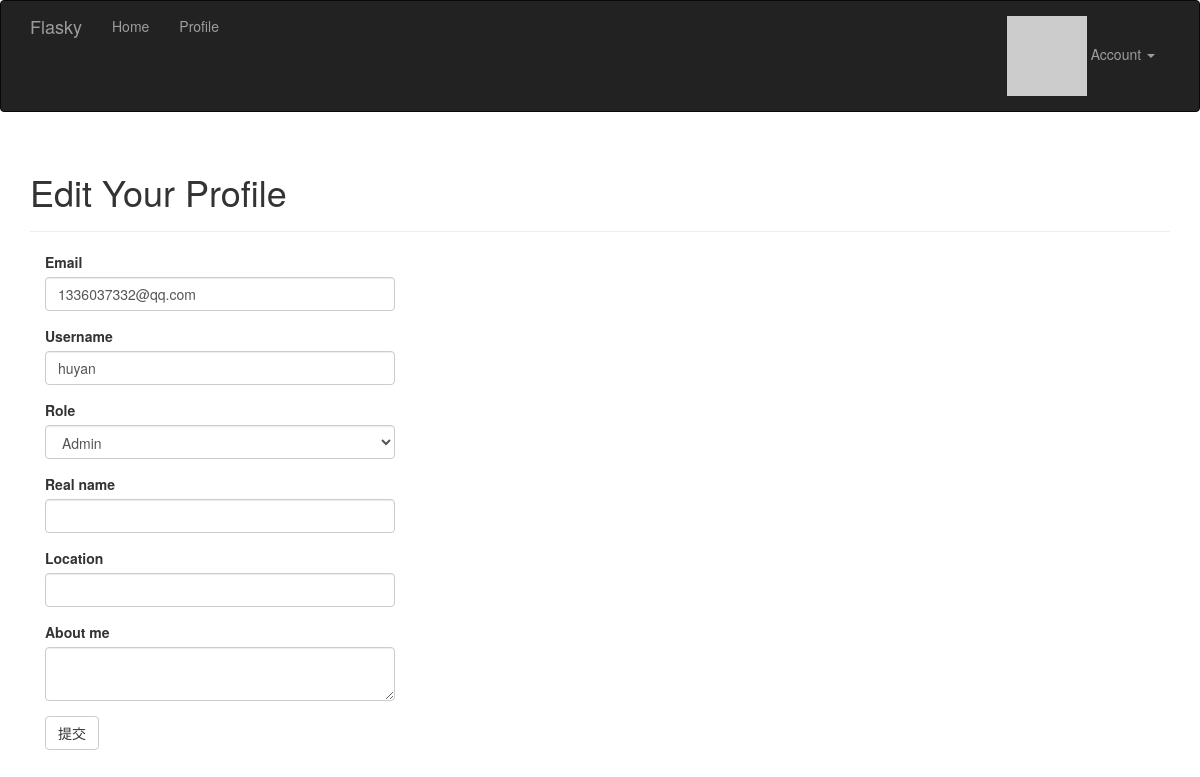
/edit-profile/3 (signed in), run on the app's committed database.
### app/model.py (models this page shows, shortened)
class User(UserMixin,db.Model):
    __tablename__ = 'users'
    id = db.Column(db.Integer,primary_key=True)
    email = db.Column(db.String(64), unique=True, index=True)
    username = db.Column(db.String(64),unique=True)
    role_id = db.Column(db.Integer,db.ForeignKey('roles.id'))
    password_hash = db.Column(db.String(128))
    name = db.Column(db.String(64))  #用户真实姓名
    location = db.Column(db.String(64))  #用户所在地
    about_me = db.Column(db.Text())  #自我介绍
    member_since = db.Column(db.DateTime(),default=datetime.utcnow)  #注册日期
    last_seen = db.Column(db.DateTime(),default=datetime.utcnow)  #最后访问时间
    avatar_hash = db.Column(db.String(32))
    posts = db.relationship('Post',backref='author',lazy='dynamic')
    def can(self,permissions):
        return self.role is not None and (self.role.permissions & permissions) == permissions
    def is_administrator(self):
        return self.can(Permissions.ADMINISTER)
    class AnonymousUser(AnonymousUserMixin):
        def can(self,permissions):
            return False
        def is_administrator(self):
            return False
    login_manager.anonymous_user = AnonymousUser
    def gravatar(self,size=100,default='identicon',rating='g'):
        if request.is_secure:
            url = 'https://secure.gravatar.com/avatar'
        else:
            url = 'http://www.gravatar.com/avatar'
        hash = self.avatar_hash or hashlib.md5(self.email.encode('utf-8')).hexdigest()
        return '{url}/{hash}?s={size}&d={default}&r={rating}'.format(url=url,hash=hash,size=size,default=default,rating=rating)
    def ping(self):
        self.last_seen = datetime.utcnow()
        db.session.add(self)
    @property
    def password(self):
        raise AttributeError('password is not a readable attribute')

### app/main/views.py (the view, shortened to what this page needs)
@main.route('/edit-profile/<int:id>',methods=['GET','POST'])
@login_required
@admin_required
def edit_profile_admin(id):
    user = User.query.get_or_404(id)
    form = EditProfileAdminForm(user)
    form.email.data = user.email
    form.username.data = user.username
    form.role.data = user.role
    form.name.data = user.name
    form.location.data = user.location
    form.about_me.data = user.about_me
    return render_template('main/edit_profile.html',form = form)

### app/main/forms.py (shortened to what this page needs)
class EditProfileAdminForm(FlaskForm):
    email = StringField('Email',validators=[DataRequired(),Length(1,64),Email()])
    username = StringField('Username', validators=[DataRequired(), Length(1, 64),
                                                   Regexp('^[A-Za-z][A-Za-z0-9_.]*$', 0,
                                                          'Username必须是字母数字下划线小数点且以字母开头')])
    role = SelectField('Role',coerce=int)
    name = StringField('Real name', validators=[Length(0, 64)])
    location = StringField('Location', validators=[Length(0, 64)])
    about_me = TextAreaField('About me')
    submit = SubmitField('提交')
    def __init__(self,user,*args,**kwargs):
        super().__init__(*args,**kwargs)
        self.role.choices = [(role.id,role.name) for role in Role.query.order_by(Role.name).all()]
        self.user = user

### app/auth/views.py (called while the page is built)
@auth.before_app_request
def before_request():
    if current_user.is_authenticated:
        current_user.ping()

### app/main/__init__.py (called while the page is built)
@main.app_context_processor
def inject_permissions():
    return dict(Permissions=Permissions)

### app/model.py (called while the page is built)
@login_manager.user_loader
def load_user(user_id):
    return User.query.get(int(user_id))

### app/templates/main/edit_profile.html (shortened to what this page needs)
{% extends "base.html" %}
{% import "bootstrap/wtf.html" as wtf %}
{% block page_content %}
<div class="page-header">
    <h1>Edit Your Profile</h1>
</div>
<div class="col-md-4">
    {{ wtf.quick_form(form) }}
</div>
{% endblock %}

### data on the page
User: email "1336037332@qq.com", username "huyan", role "Admin"
